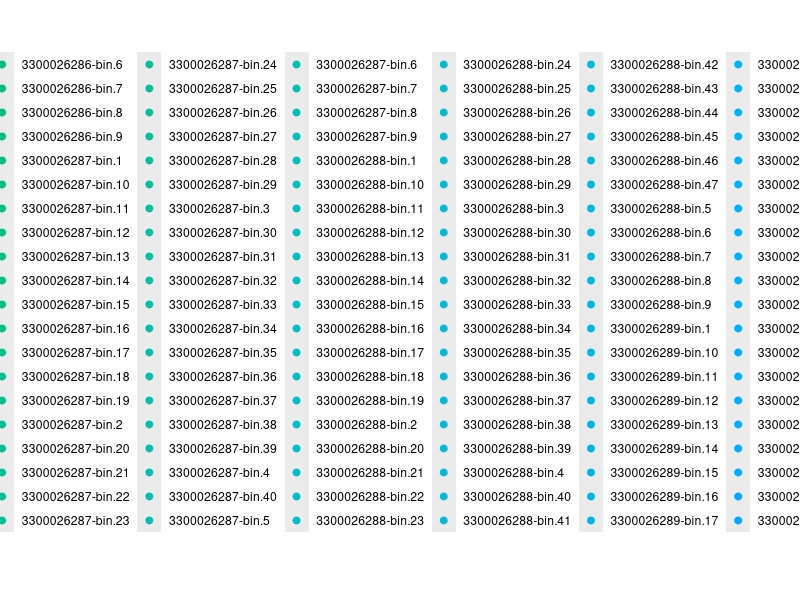
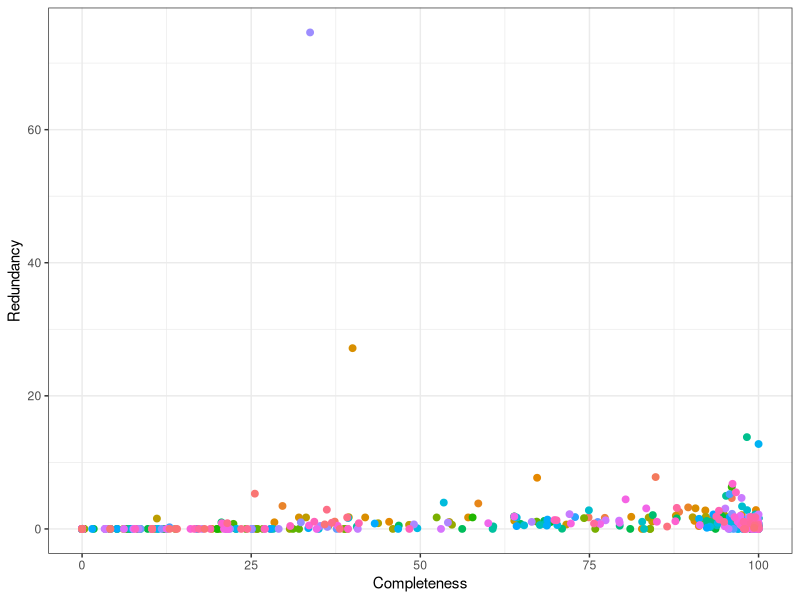

Generate these figures, in order, with R:
# Visualiation of completion/contamination of genome bins

library(dplyr)
library(ggplot2)
library(data.table)
library(gtable)

# Read in concatenated lineage text file
lineages = read.table("results/EBPR-bins-checkm-results.txt", sep="", header=FALSE)
names(lineages) <- c("Bin", "Classification", "Genome_Length", "Completeness", "Redundancy")

# Set significant figures for completion and contamination 
lindf <- as.data.frame(lineages)
lindf$Genome_Length <- lindf$Genome_Length/1000000
head(lindf)

# Plot
p1 <- lindf %>% ggplot(aes(x=Completeness, y=Redundancy, color=Bin)) + geom_point(size=2)
p2 <- p1 + theme_bw() + theme(legend.position="none") 
# messy thing because lots of bins and decimal points that i'm not going to mess with right now

# Get a list of bins that are less than 50% complete to toss out of everything
less50 <- lindf %>% filter(Completeness < 50.00)
less50$Bin <- paste(less50$Bin, ".fna", sep="")
greater90 = lindf %>% filter(Completeness > 90.00)
final <- less50$Bin
head(final)
write.table(final, file="less-than-50-complete-bins.txt", sep="\t", row.names=FALSE, quote=FALSE)
write.csv(greater90, file="greater-90-complete-bins.csv", row.names=FALSE, quote=FALSE)


